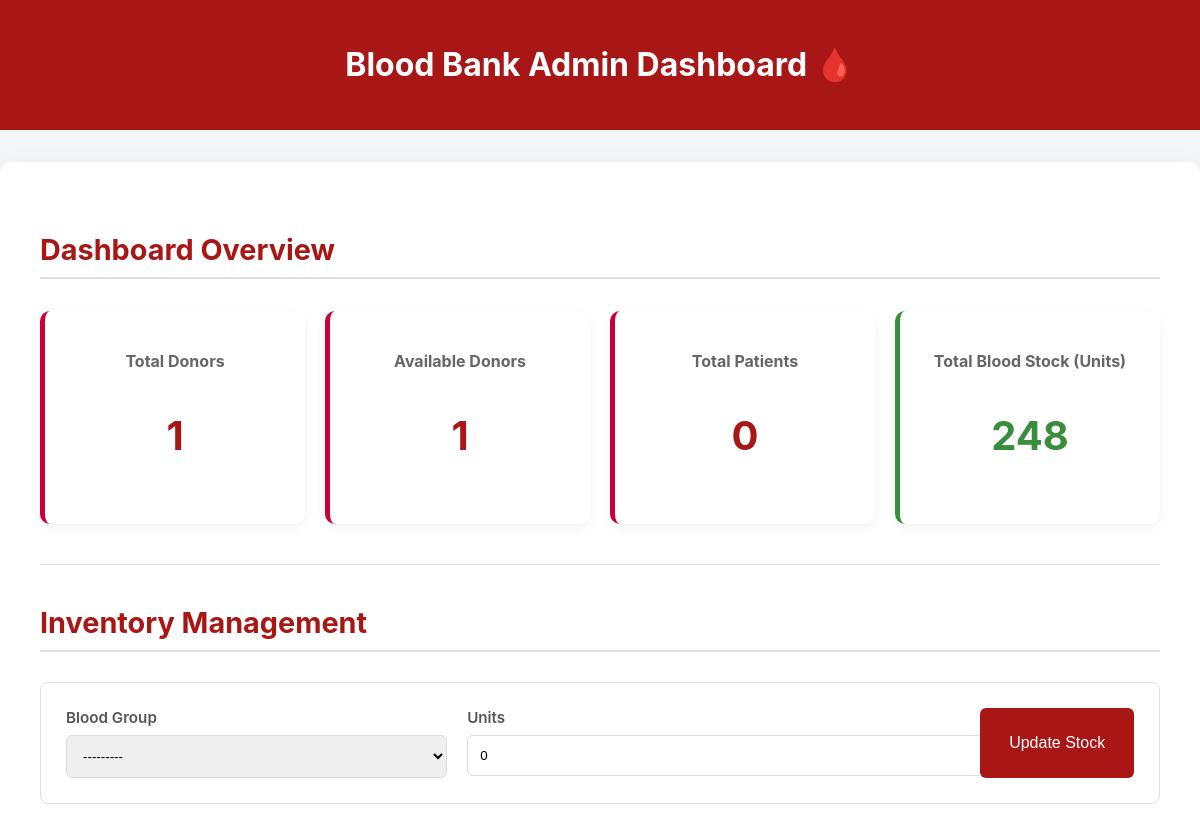
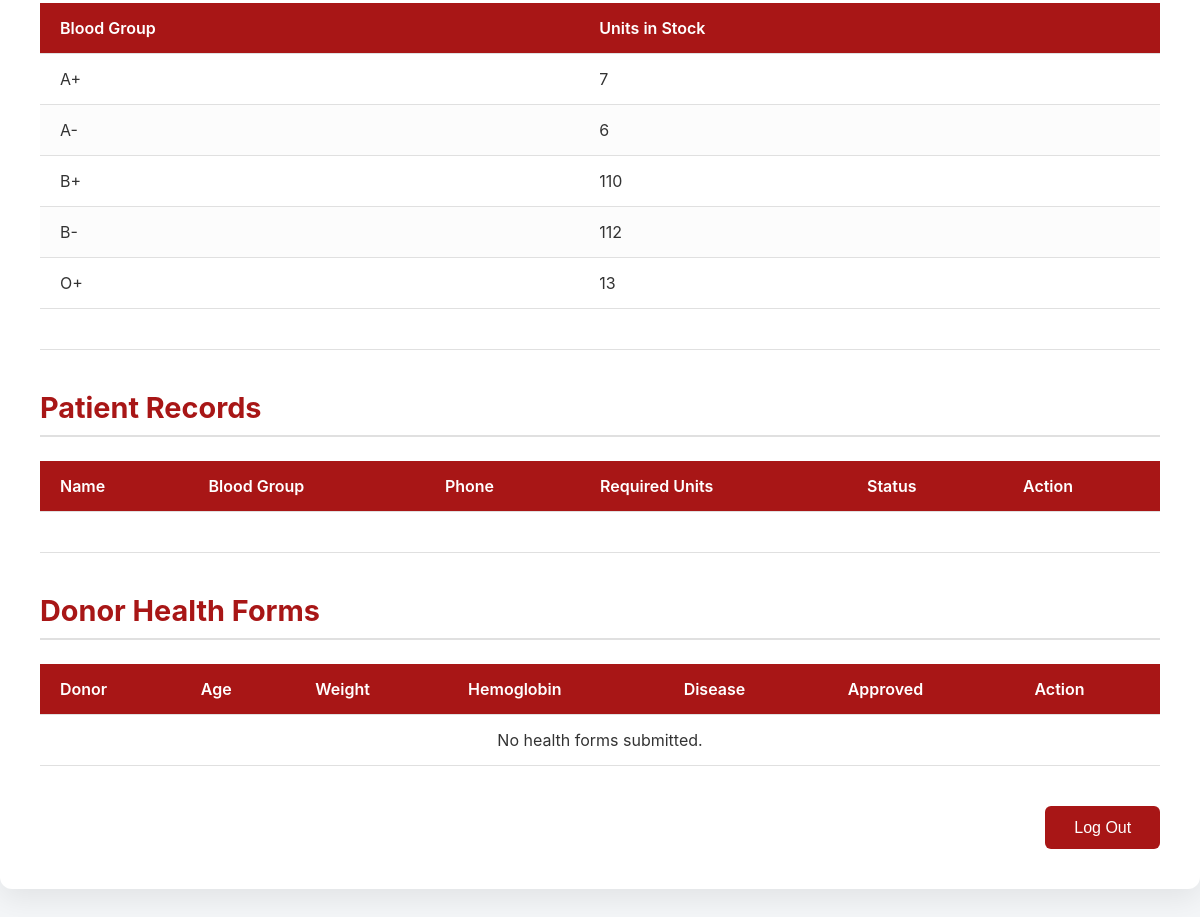
Before: /admin-dashboard/ (signed in) with the older database file (2 pictures, top to bottom).
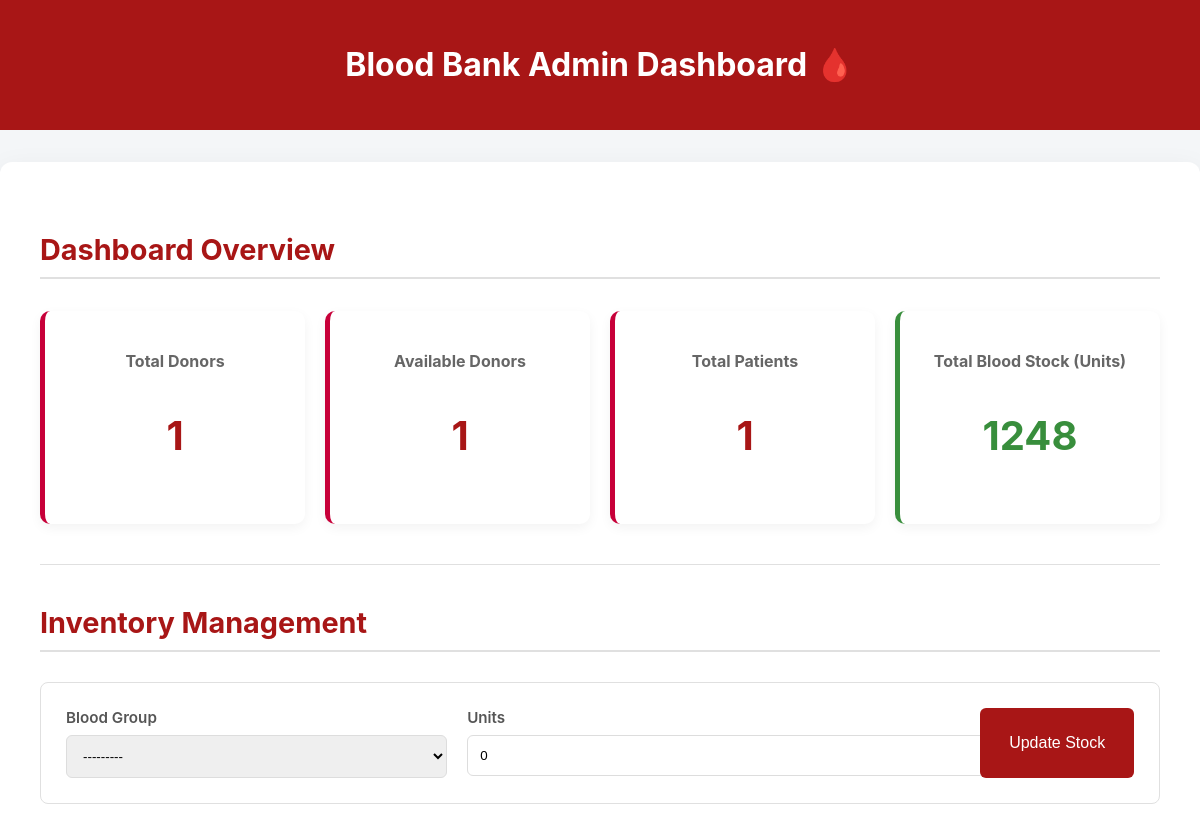
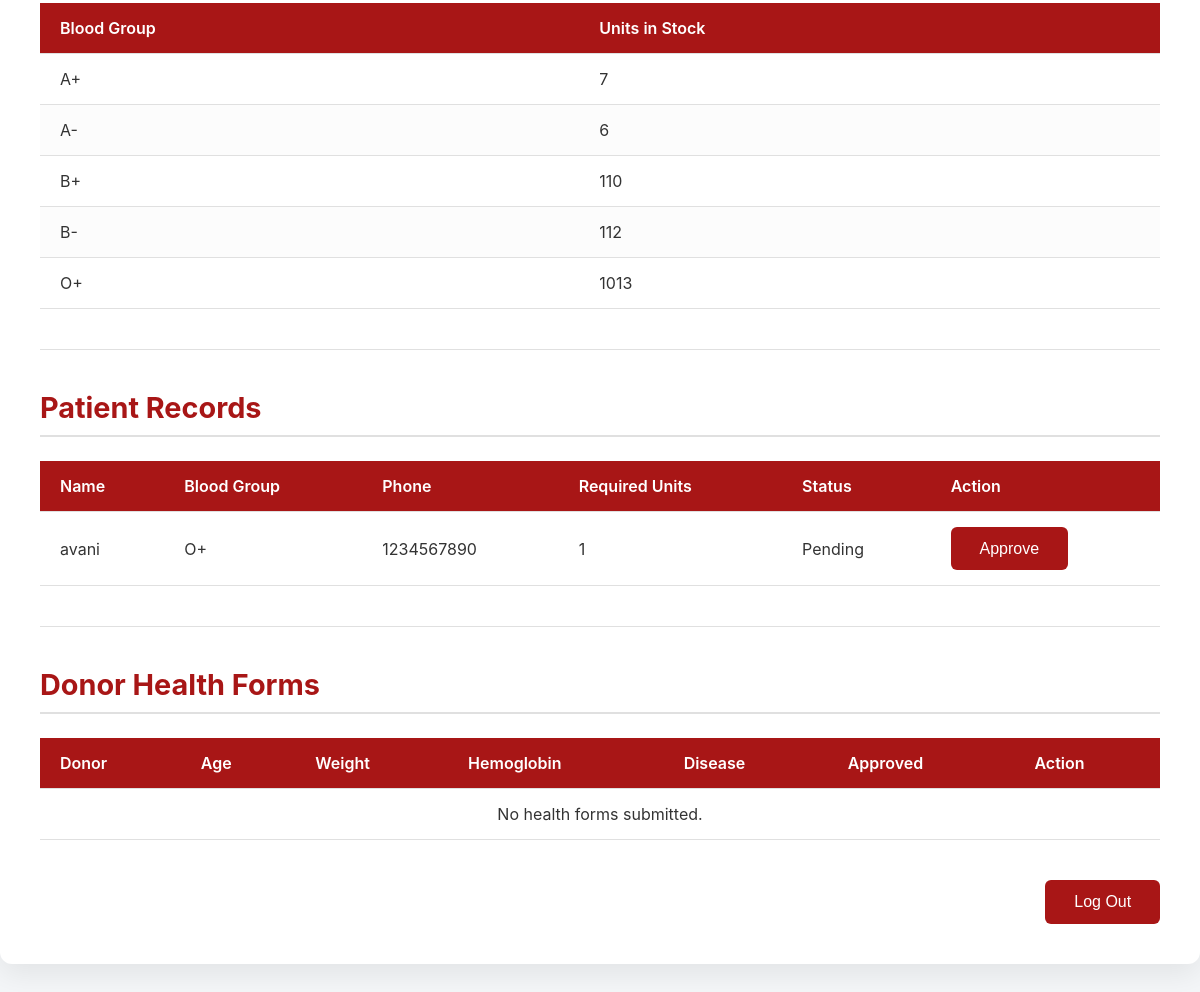
After: the same page with the newer database file (2 pictures, top to bottom).
### bloodmanager/models.py (models this page shows, shortened)
class Patient(models.Model):
    user = models.OneToOneField(User, on_delete=models.CASCADE)
    phone = models.CharField(max_length=15)
    gender = models.CharField(max_length=10)
    blood_group = models.CharField(max_length=3, choices=BLOOD_GROUP_CHOICES)
    address = models.TextField()
    required_units = models.PositiveIntegerField(default=1)
    approved = models.BooleanField(default=False)

### bloodmanager/views.py (the view)
# urls.py: path('admin-dashboard/', views.admin_dashboard, name='admin-dashboard'),
@user_passes_test(is_admin)
def admin_dashboard(request):
    donors = Donor.objects.all()
    patients = Patient.objects.all()
    stock = BloodStock.objects.values('blood_group').annotate(total_units=Sum('units')).order_by('blood_group')
    health_forms = DonorHealthCheck.objects.all().order_by('-submitted_at')
    total_donors = donors.count()
    available_donors = donors.filter(available=True).count()
    total_patients = patients.count()
    total_stock_units = sum(item['total_units'] for item in stock)
    if request.method == 'POST':
        if 'approve_patient' in request.POST:
            patient_id = request.POST.get('patient_id')
            patient = get_object_or_404(Patient, id=patient_id)
            patient.approved = True
            patient.save()
            messages.success(request, f"Patient {patient.user.username} approved successfully.")
            return redirect('admin-dashboard')
        if 'update_stock' in request.POST:
            stock_form = BloodStockForm(request.POST)
            if stock_form.is_valid():
                blood_group = stock_form.cleaned_data['blood_group']
                units = stock_form.cleaned_data['units']
                stock_item, created = BloodStock.objects.get_or_create(
                    blood_group=blood_group, hospital=None, defaults={'units': units}
                )
                if not created:
                    stock_item.units += units
                    stock_item.save()
                messages.success(request, f'Blood stock for {blood_group} updated successfully.')
                return redirect('admin-dashboard')
        if 'approve_health' in request.POST:
            health_id = request.POST.get('health_id')
            record = get_object_or_404(DonorHealthCheck, id=health_id)
            record.is_approved = True
            record.save()
            messages.success(request, f"{record.donor.user.username}'s health form approved!")
            return redirect('admin-dashboard')
    else:
        stock_form = BloodStockForm()
    context = {
        'donors': donors,
        'patients': patients,
        'stock': stock,
        'total_donors': total_donors,
        'available_donors': available_donors,
        'total_patients': total_patients,
        'total_stock_units': total_stock_units,
        'stock_form': stock_form,
        'health_forms': health_forms,
    }
    return render(request, 'admin/admin_dashboard.html', context)

### bloodmanager/forms.py
class BloodStockForm(forms.ModelForm):
    class Meta:
        model = BloodStock
        fields = ['blood_group', 'units']

### bloodmanager/views.py (called while the page is built)
def is_admin(user):
    return user.is_superuser

### bloodmanager/templates/admin/admin_dashboard.html (shortened to what the changed rows need)
<!DOCTYPE html>
<html lang="en">
<head>
</head>
<body>
<header>
    <h1>Blood Bank Admin Dashboard 🩸</h1>
</header>
<div class="container">
    <h2>Dashboard Overview</h2>
    <div class="stats">
        <div class="stat-box">
            <h3>Total Patients</h3>
            <p>{{ total_patients }}</p>
        </div>
        <div class="stat-box stock-highlight">
            <p><strong>{{ total_stock_units }}</strong></p>
        </div>
    </div>
    <h2>Inventory Management</h2>
    <table>
        <thead>
            <tr>
                <th>Blood Group</th>
                <th>Units in Stock</th>
            </tr>
        </thead>
        <tbody>
            {% for item in stock %}
            <tr class="{% if item.total_units < 5 %}low-stock{% endif %}">
                <td>{{ item.blood_group }}</td>
                <td>{{ item.total_units }}</td>
            </tr>
            {% empty %}
            <tr><td colspan="2" style="text-align:center;">No stock records found.</td></tr>
            {% endfor %}
        </tbody>
    </table>
    <h2>Patient Records</h2>
    <table>
        <thead>
            <tr>
                <th>Name</th>
                <th>Blood Group</th>
                <th>Phone</th>
                <th>Required Units</th>
                <th>Status</th>
                <th>Action</th>
            </tr>
        </thead>
        <tbody>
            {% for patient in patients %}
            <tr>
                <td>{{ patient.user.username }}</td>
                <td>{{ patient.blood_group }}</td>
                <td>{{ patient.phone }}</td>
                <td>{{ patient.required_units }}</td>
                <td>{% if patient.approved %}Approved{% else %}Pending{% endif %}</td>
                <td>
                    {% if not patient.approved %}
                    <form method="POST" style="display:inline;">
                        <button type="submit" name="approve_patient">Approve</button>
                    </form>
                    {% else %}
                        <button disabled style="opacity:0.5;">Approved</button>
                    {% endif %}
                </td>
            </tr>
            {% endfor %}
        </tbody>
    </table>
    <h2>Donor Health Forms</h2>
    <table>
        <thead>
            <tr>
                <th>Donor</th>
                <th>Age</th>
                <th>Weight</th>
                <th>Hemoglobin</th>
                <th>Disease</th>
                <th>Approved</th>
                <th>Action</th>
            </tr>
        </thead>
    </table>
</div>
</body>
</html>

Changed rows visible on the page:
added Patient: user.username "avani", blood_group "O+", phone "1234567890", required_units "1", approved "Pending"
Other visible differences:
{{ total_patients }}: "0" → "1"
{{ total_stock_units }}: "248" → "1248"
new list line: "O+ 1013"
list line gone: "O+ 13"
